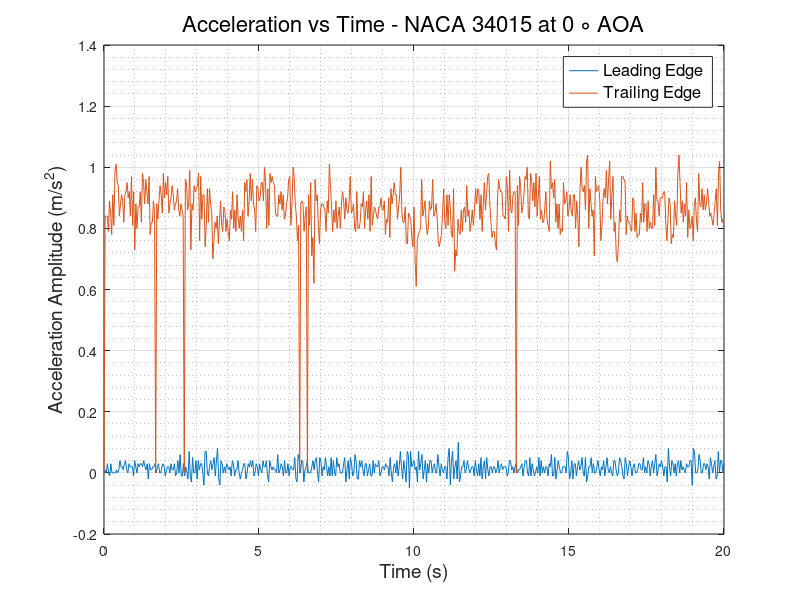
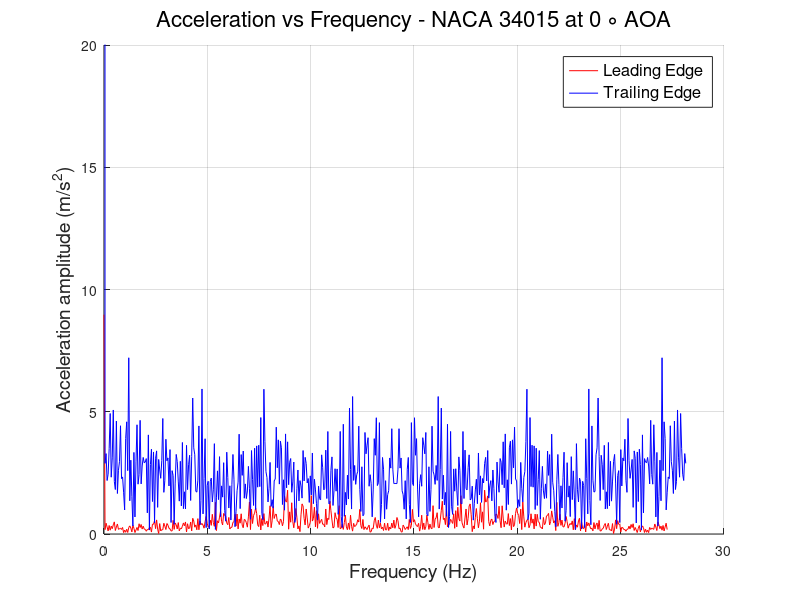

These charts were generated, in order, by the following MATLAB code:
clc
clear
close all
%% READING ACCELEROMETER DATA and defining Variables
                        % LEADING EDGE %
data   = xlsread('LE_500rpm.csv');
LE_time   = data(:,1);
LE_X_acc  = data(:,2);
LE_Y_acc  = data(:,3);
LE_Z_acc  = data(:,4);
% LE_R_acc  = sqrt(LE_X_acc.^2 + LE_Y_acc.^2 + LE_Z_acc.^2);
% plot(LE_time,LE_R_acc)
N      = numel(LE_time);
Ts     = abs(diff(LE_time(1:2)));
fs     = 1/Ts;
f_axis = [0:N-1]*fs/N;
A_freq_LE = fft(LE_Z_acc);
figure(1) 
plot(LE_time,LE_Z_acc)
hold on
figure(2)
hold on
plot(f_axis,abs(A_freq_LE),'-r','LineWidth',0.5)
grid on 
grid minor
                        % TRAILING EDGE %
data   = xlsread('TE_500rpm.csv');
TE_time   = data(:,1);
TE_X_acc  = data(:,2);
TE_Y_acc  = data(:,3);
TE_Z_acc  = data(:,4);
TE_R_acc  = sqrt(TE_X_acc.^2 + TE_Y_acc.^2 + TE_Z_acc.^2);
% plot(TE_time,TE_R_acc)
N      = numel(TE_time);
Ts     = abs(diff(TE_time(1:2)));
fs     = 1/Ts;
f_axis = [0:N-1]*fs/N;
A_freq_TE = fft(TE_Z_acc);
figure(1)
plot(TE_time, TE_Z_acc)
grid on
grid minor
xlabel('Time (s)','FontSize',14,'FontWeight','normal')
ylabel('Acceleration Amplitude (m/s^2)','FontSize',14,'FontWeight','normal')
legend ('Leading Edge','Trailing Edge','FontSize',12,'FontWeight','normal')
title('Acceleration vs Time - NACA 34015 at 0 \circ AOA','FontSize',16,'FontWeight','normal')
% ylim([0.5 2])
figure(2)
plot(f_axis,abs(A_freq_TE),'-b','LineWidth',0.5)
grid on 
grid minor
ylabel('Acceleration amplitude (m/s^2)','FontSize',14,'FontWeight','normal')
xlabel('Frequency (Hz)','FontSize',14,'FontWeight','normal')
ylim([0 20])
legend ('Leading Edge','Trailing Edge','FontSize',12,'FontWeight','normal')
title('Acceleration vs Frequency - NACA 34015 at 0 \circ AOA','FontSize',16,'FontWeight','normal')
